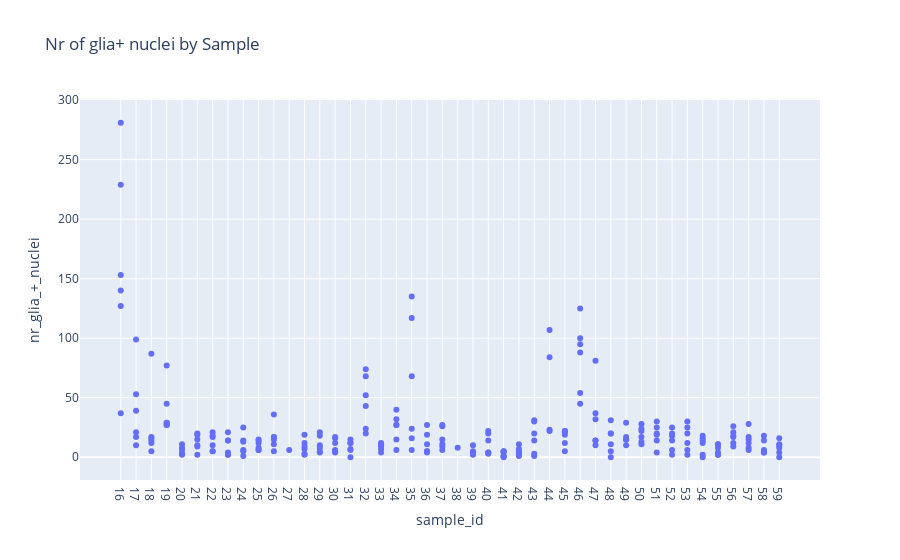

Notebook cell for this chart:
### Code cell
# Create the plot
fig = px.scatter(df, x='sample_id', y='nr_glia_+_nuclei',
                 hover_data=['tissue_location','index'], title='Nr of glia+ nuclei by Sample')

# Show the plot
fig.show()

### Figure 1 — Plotly figure (JSON) as saved in the notebook; plotly's stock layout.template omitted (floating-point values rounded to 4 significant figures; data arrays with more than 128 entries replaced by an {"elided": "..."} marker saying what was removed)
{"data": [{"customdata": {"elided": "252x2 mixed values"}, "hovertemplate": "sample_id=%{x}<br>nr_glia_+_nuclei=%{y}<br>tissue_location=%{customdata[0]}<br>index=%{customdata[1]}<extra></extra>", "legendgroup": "", "marker": {"color": "#636efa", "symbol": "circle"}, "mode": "markers", "name": "", "orientation": "v", "showlegend": false, "type": "scatter", "x": {"elided": "252 str values"}, "xaxis": "x", "y": {"elided": "252 int values"}, "yaxis": "y"}], "layout": {"legend": {"tracegroupgap": 0}, "title": {"text": "Nr of glia+ nuclei by Sample"}, "xaxis": {"anchor": "y", "domain": [0, 1], "title": {"text": "sample_id"}}, "yaxis": {"anchor": "x", "domain": [0, 1], "title": {"text": "nr_glia_+_nuclei"}}}}
